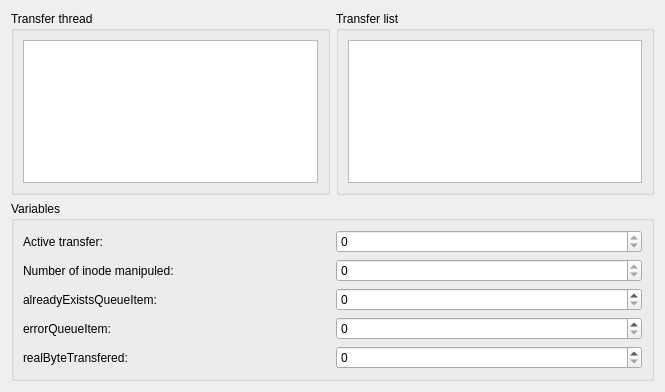
<?xml version="1.0" encoding="UTF-8"?>
<ui version="4.0">
 <class>debugDialog</class>
 <widget class="QWidget" name="debugDialog">
  <property name="geometry">
   <rect>
    <x>0</x>
    <y>0</y>
    <width>665</width>
    <height>392</height>
   </rect>
  </property>
  <property name="windowTitle">
   <string notr="true">Monitor</string>
  </property>
  <layout class="QVBoxLayout" name="verticalLayout">
   <item>
    <layout class="QHBoxLayout" name="horizontalLayout_4">
     <item>
      <widget class="QGroupBox" name="groupBox">
       <property name="title">
        <string notr="true">Transfer thread</string>
       </property>
       <layout class="QHBoxLayout" name="horizontalLayout_3">
        <item>
         <widget class="QListWidget" name="transferThreadList">
          <property name="uniformItemSizes">
           <bool>true</bool>
          </property>
         </widget>
        </item>
       </layout>
      </widget>
     </item>
     <item>
      <widget class="QGroupBox" name="groupBox_2">
       <property name="title">
        <string notr="true">Transfer list</string>
       </property>
       <layout class="QHBoxLayout" name="horizontalLayout_2">
        <item>
         <widget class="QListWidget" name="tranferList">
          <property name="uniformItemSizes">
           <bool>true</bool>
          </property>
         </widget>
        </item>
       </layout>
      </widget>
     </item>
    </layout>
   </item>
   <item>
    <widget class="QGroupBox" name="groupBox_3">
     <property name="title">
      <string notr="true">Variables</string>
     </property>
     <layout class="QGridLayout" name="gridLayout_2">
      <item row="1" column="1">
       <widget class="QSpinBox" name="spinBoxNumberOfInode">
        <property name="readOnly">
         <bool>true</bool>
        </property>
        <property name="maximum">
         <number>9999</number>
        </property>
       </widget>
      </item>
      <item row="2" column="0">
       <widget class="QLabel" name="label_3">
        <property name="text">
         <string notr="true">alreadyExistsQueueItem:</string>
        </property>
       </widget>
      </item>
      <item row="0" column="0">
       <widget class="QLabel" name="label">
        <property name="text">
         <string notr="true">Active transfer:</string>
        </property>
       </widget>
      </item>
      <item row="0" column="1">
       <widget class="QSpinBox" name="spinBoxActiveTransfer">
        <property name="readOnly">
         <bool>true</bool>
        </property>
        <property name="maximum">
         <number>9999</number>
        </property>
       </widget>
      </item>
      <item row="1" column="0">
       <widget class="QLabel" name="label_2">
        <property name="text">
         <string notr="true">Number of inode manipuled:</string>
        </property>
       </widget>
      </item>
      <item row="3" column="1">
       <widget class="QSpinBox" name="errorQueue"/>
      </item>
      <item row="2" column="1">
       <widget class="QSpinBox" name="alreadyExistsQueue"/>
      </item>
      <item row="3" column="0">
       <widget class="QLabel" name="label_4">
        <property name="text">
         <string notr="true">errorQueueItem:</string>
        </property>
       </widget>
      </item>
      <item row="4" column="0">
       <widget class="QLabel" name="label_5">
        <property name="text">
         <string>realByteTransfered:</string>
        </property>
       </widget>
      </item>
      <item row="4" column="1">
       <widget class="QSpinBox" name="realByteTransfered">
        <property name="maximum">
         <number>999999999</number>
        </property>
       </widget>
      </item>
     </layout>
    </widget>
   </item>
  </layout>
 </widget>
 <resources/>
 <connections/>
</ui>
